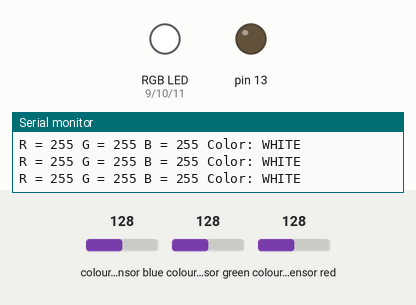
This sketch was run on a simulated Arduino Uno, built with avr-gcc and run on an emulated ATmega328P. Shown: an RGB LED mixed from three pins (HIGH = lit), output pins drawn as LEDs (lit = HIGH), the last lines printed to the serial monitor. Wiring (inferred from the names in the program): TCS3200 colour sensor: output pin 8; S2 pin 6; S3 pin 7; S0 pin 4; S1 pin 5. The test bench sets the inputs (shaded band); at power-on: colour sensor blue 128, colour sensor green 128, colour sensor red 128. Pins used as bus, display or sensor lines are not drawn.

Above: at 7.8 s.
7.9 s: colour sensor blue set to 125
At 9.0 s:
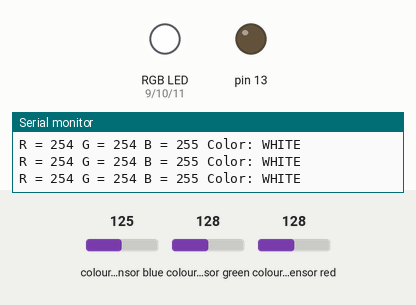
9.6 s: colour sensor green set to 5
At 10.7 s:
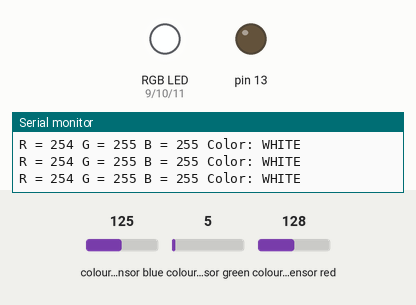
11.4 s: colour sensor blue set to 128
At 12.4 s:
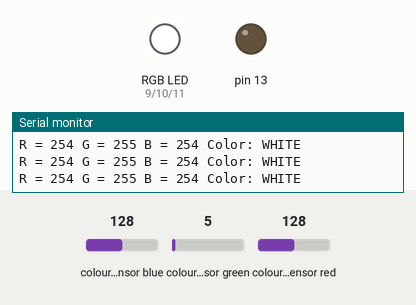
Timing chart, 0 to 14.4 s (numbered marks = the images above; inputs shaded):
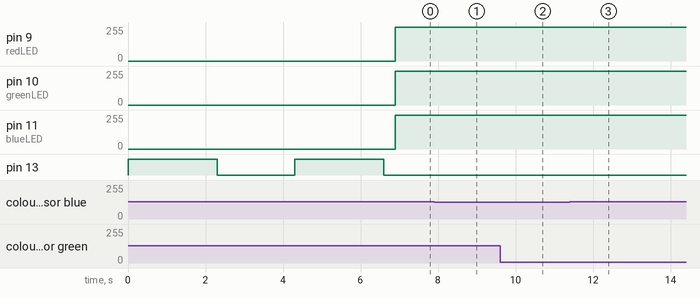

Measured:
- after the input at 7.9 s, pin 9 (redLED), pin 10 (greenLED): 255/255 → 254/255 after 0.21 s
- after the input at 9.6 s, pin 10 (greenLED): 254/255 → 255/255 after 0.32 s
- after the input at 11.4 s, pin 11 (blueLED): 255/255 → 254/255 after 0.33 s

The sketch:

color_sensor_v1.ino
```cpp
#define S0 4
#define S1 5
#define S2 6
#define S3 7
#define sensorOut 8
#define redLED 9
#define greenLED 10
#define blueLED 11
int redFrequency = 0;
int greenFrequency = 0;
int blueFrequency = 0;
int redColor = 0;
int greenColor = 0;
int blueColor = 0;
byte redMin;
byte redMax;
byte greenMin;
byte greenMax;
byte blueMin;
byte blueMax;
int color = 0;


void setup()
{
 pinMode(S0, OUTPUT);
 pinMode(S1, OUTPUT);
 pinMode(S2, OUTPUT);
 pinMode(S3, OUTPUT);
 pinMode(redLED, OUTPUT);
 pinMode(greenLED, OUTPUT);
 pinMode(blueLED, OUTPUT);
 pinMode(13, OUTPUT);
 pinMode(sensorOut, INPUT);
 digitalWrite(S0, HIGH);
 digitalWrite(S1, LOW);
 Serial.begin(9600);
 calibrate();
}


void loop()
{
 readColor();
 decideColor();
 printColor();
}

void decideColor()
{

 redColor = constrain(redColor, 0, 255);
 greenColor = constrain(greenColor, 0, 255);
 blueColor = constrain(blueColor, 0, 255);
 int maxVal = max(redColor, blueColor);
 maxVal = max(maxVal, greenColor);
 redColor = map(redColor, 0, maxVal, 0, 255);
 greenColor = map(greenColor, 0, maxVal, 0, 255);
 blueColor = map(blueColor, 0, maxVal, 0, 255);
 redColor = constrain(redColor, 0, 255);
 greenColor = constrain(greenColor, 0, 255);
 blueColor = constrain(blueColor, 0, 255);
 analogWrite(redLED, redColor);
 analogWrite(greenLED, greenColor);
 analogWrite(blueLED, blueColor);

 if (redColor > 250 && greenColor > 250 && blueColor > 250)
 {
   color = 1;
 }
 else if (redColor < 25 && greenColor < 25 && blueColor < 25)
 {
   color = 2;
 }
 else if (redColor > 200 &&  greenColor > 200 && blueColor < 100)
 {
   color = 4;
 }
 else if (redColor > 200 &&  greenColor > 25 /*&& blueColor < 100*/)
 {
   color = 3;
 }
 else if (redColor > 200 &&  greenColor < 100 && blueColor > 200)
 {
   color = 5;
 }
 else if (redColor > 250 && greenColor < 200 && blueColor < 200)
 {
   color = 6;
 }
 else if (redColor < 200 && greenColor > 250 && blueColor < 200)
 {
   color = 7;
 }
 else if (redColor < 200 /*&& greenColor < 200*/ && blueColor > 250)
 {
   color = 8;
 }
 else
 {
   color = 0;
 }
}


void calibrate()
{
 Serial.println("Calibrating...");
 Serial.println("White");
 digitalWrite(13, HIGH);
 delay(2000);

 digitalWrite(S2, LOW);
 digitalWrite(S3, LOW);
 redMin = pulseIn(sensorOut, LOW);
 delay(100);

 digitalWrite(S2, HIGH);
 digitalWrite(S3, HIGH);
 greenMin = pulseIn(sensorOut, LOW);
 delay(100);

 digitalWrite(S2, LOW);
 digitalWrite(S3, HIGH);
 blueMin = pulseIn(sensorOut, LOW);
 delay(100);

 Serial.println("next...");
 digitalWrite(13, LOW);
 delay(2000);

 Serial.println("Black");
 digitalWrite(13, HIGH);
 delay(2000);

 digitalWrite(S2, LOW);
 digitalWrite(S3, LOW);
 redMax = pulseIn(sensorOut, LOW);
 delay(100);
 digitalWrite(S2, HIGH);
 digitalWrite(S3, HIGH);
 greenMax = pulseIn(sensorOut, LOW);
 delay(100);

 digitalWrite(S2, LOW);
 digitalWrite(S3, HIGH);
 blueMax = pulseIn(sensorOut, LOW);
 delay(100);

 Serial.println("Done calibrating.");
 digitalWrite(13, LOW);
}


void printColor()
{
 Serial.print("R = ");
 Serial.print(redColor);
 Serial.print(" G = ");
 Serial.print(greenColor);
 Serial.print(" B = ");
 Serial.print(blueColor);
 Serial.print(" Color: ");
 switch (color) {
   case 1: Serial.println("WHITE"); break;
   case 2: Serial.println("BLACK"); break;
   case 3: Serial.println("ORANGE"); break;
   case 4: Serial.println("YELLOW"); break;
   case 5: Serial.println("PURPLE"); break;
   case 6: Serial.println("RED"); break;
   case 7: Serial.println("GREEN"); break;
   case 8: Serial.println("BLUE"); break;
   default: Serial.println("unknown"); break;
 }
}


void readColor()
{
 digitalWrite(S2, LOW);
 digitalWrite(S3, LOW);
 redFrequency = pulseIn(sensorOut, LOW);
 redColor = map(redFrequency, redMin, redMax, 255, 0);
 delay(100);
 digitalWrite(S2, HIGH);
 digitalWrite(S3, HIGH);
 greenFrequency = pulseIn(sensorOut, LOW);
 greenColor = map(greenFrequency, greenMin, greenMax, 255, 0);
 delay(100);
 digitalWrite(S2, LOW);
 digitalWrite(S3, HIGH);
 blueFrequency = pulseIn(sensorOut, LOW);
 blueColor = map(blueFrequency, blueMin, blueMax, 255, 0);
 delay(100);
}
```
